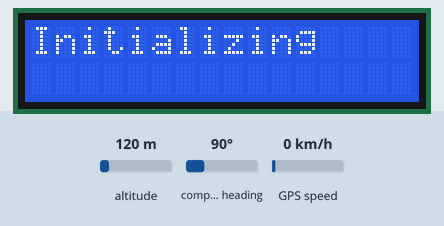
Bench run of a sketch on a simulated Arduino Uno, built with avr-gcc and run on an emulated ATmega328P. On the bench: 16×2 character LCD. The test bench sets the inputs (shaded band); at power-on: altitude 120 m, compass heading 90°, GPS speed 0 km/h. The GPS gets a fix after 3 s at 37.7749, -122.4194 with 8 satellites; what the sketch prints to the serial monitor is not drawn.

Above: at 0.1 s.
At 2.2 s:
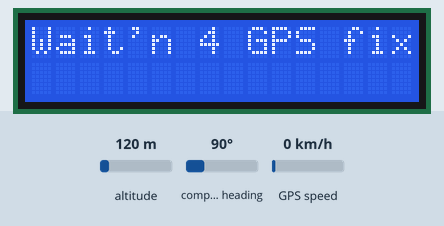
At 7.2 s:
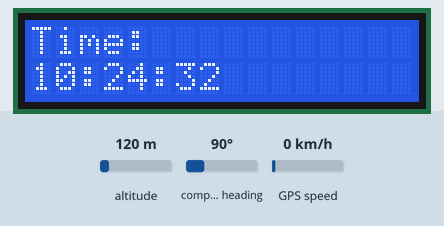
At 12.4 s:
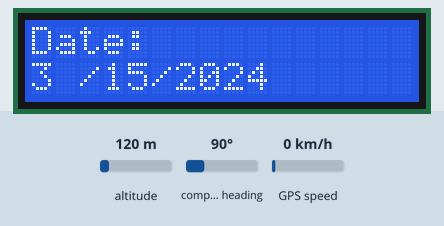
At 20.7 s:
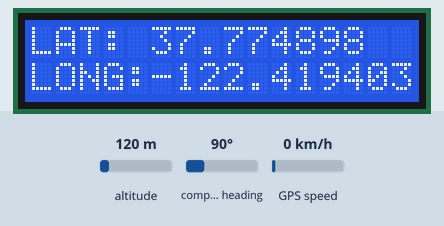
At 38.2 s:
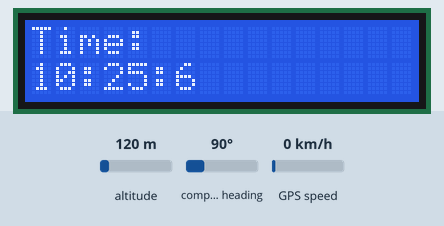

Measured:
- what the display in image 1 shows lasts 4.0 s, from 2.1 s to 6.1 s
- what the display in image 2 shows lasts 1.0 s, from 7.2 s to 8.2 s
- what the display in image 3 shows lasts 1.1 s, from 12.3 s to 13.4 s

The sketch:

Gps_i2c_LCD.ino
```cpp
#include <TinyGPS++.h>
#include <SoftwareSerial.h>
#include <LiquidCrystal_I2C.h>

LiquidCrystal_I2C lcd(0x27,16,2);

static const int RXPin = 3, TXPin = 4;
static const uint32_t GPSBaud = 9600;

// The TinyGPS++ object
TinyGPSPlus gps;

// The serial connection to the GPS device
SoftwareSerial ss(RXPin, TXPin);

void setup()
{
  Serial.begin(9600);
  ss.begin(GPSBaud);
   lcd.init();
  lcd.backlight();
  lcd.setCursor(0,0);
  lcd.print("Initializing");
  delay(2000);
}
void loop()
{
  // This sketch displays information every time a new sentence is correctly encoded.
  while (ss.available() > 0)
    if (gps.encode(ss.read()))
      displayInfo();

  if (millis() > 5000 && gps.charsProcessed() < 10)
  {
    Serial.println(F("No GPS detected: check wiring."));
    while(true);
  }
}

void displayInfo()
{
  Serial.print(F("Location: "));
  if (gps.location.isValid())
{
  lcd.clear();
  lcd.setCursor(0,0);
  lcd.print("LAT:");
  lcd.setCursor(5,0);
  lcd.print(gps.location.lat(), 6);
  lcd.setCursor(0,1);
  lcd.print("LONG:");
  lcd.setCursor(5,1);
  lcd.print(gps.location.lng(), 6);
  delay(1000);
  }
  else
  {
  lcd.clear();
  lcd.setCursor(0,0);
  lcd.print("Wait'n 4 GPS fix");
  delay(4000);
  }

  //Serial.print(F("  Date/Time: "));
  if (gps.date.isValid())
  {

  lcd.clear();
  lcd.setCursor(0,0);
  lcd.print("Date:");
  lcd.setCursor(0,1);
  lcd.print(gps.date.month());
  lcd.setCursor(2,1);
  lcd.print("/");
  lcd.setCursor(3,1);
  lcd.print(gps.date.day());
  lcd.setCursor(5,1);
  lcd.print("/");
  lcd.print(gps.date.year());
   delay(1000);
  }
  else
  {   lcd.clear();
      lcd.setCursor(0,0);
      lcd.print("INVALID");
      delay(4000);
  }

  Serial.print(F(" "));
  if (gps.time.isValid())
  {
    //if (gps.time.hour() < 10) Serial.print(F("0"));
    Serial.print(gps.time.hour());
    Serial.print(F(":"));
    lcd.clear();
    lcd.setCursor(0,0);
    lcd.print("Time: ");
    lcd.setCursor(0,1);
    lcd.print(gps.time.hour());
    lcd.setCursor(2,1);
    lcd.print(":");

    //if (gps.time.minute() < 10) lcd.print("0");
    lcd.setCursor(3,1);
    lcd.print(gps.time.minute());

   // if (gps.time.second() < 10) lcd.print("0");

    lcd.setCursor(5,1);
    lcd.print(":");
    lcd.setCursor(6,1);
    lcd.print(gps.time.second());
    delay(1000);
  }
  else
  {
    lcd.print("INVALID");
  }
}
```
